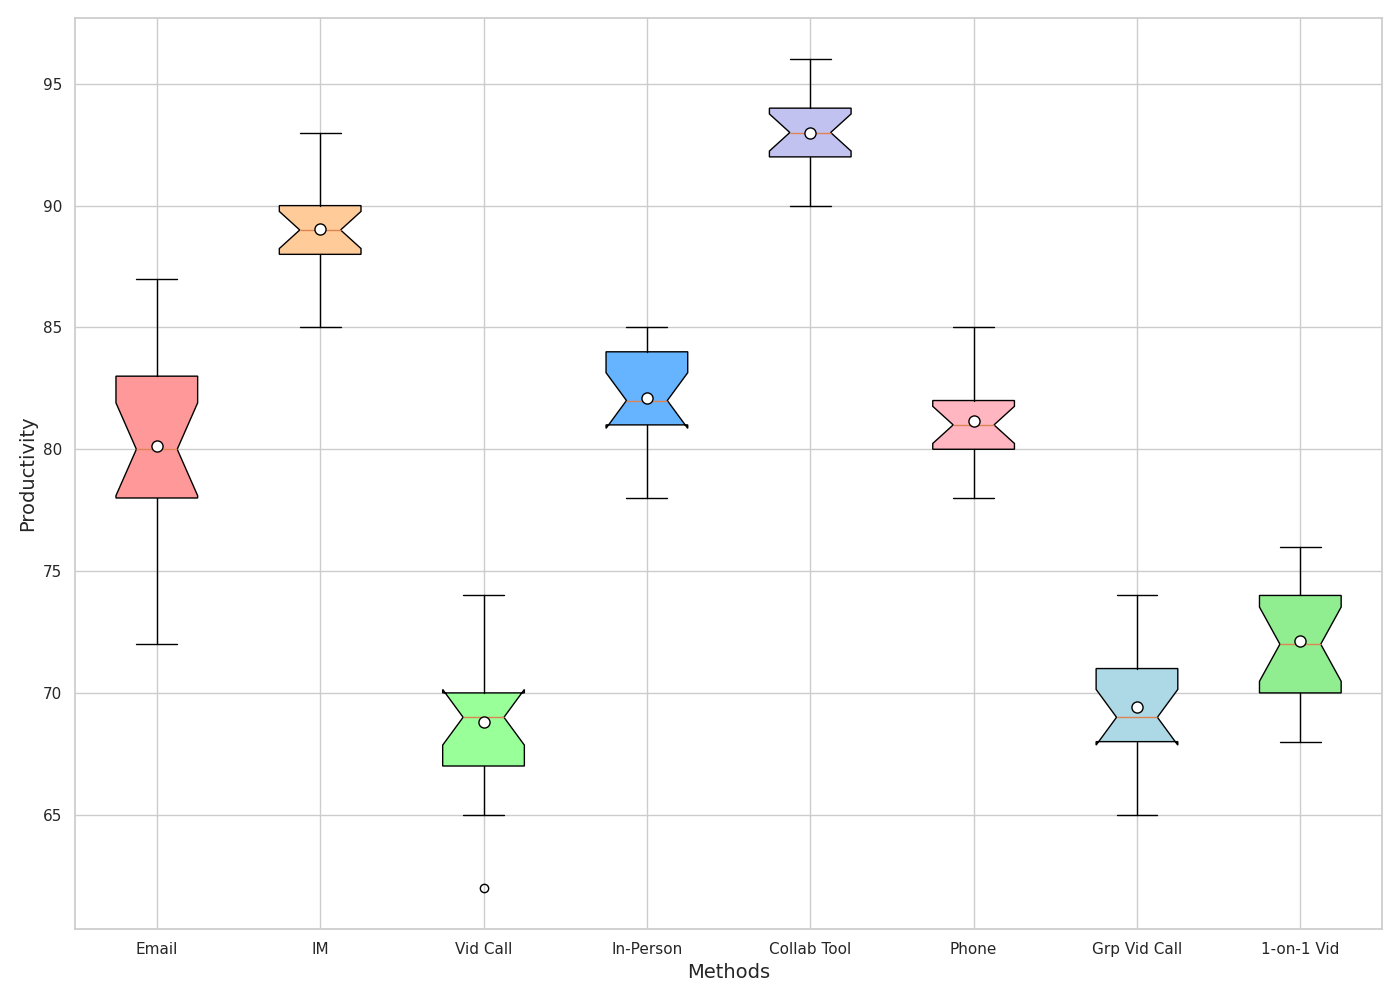

The Python source for this figure:
import matplotlib.pyplot as plt

communication_methods = [
    'Email', 'IM', 'Vid Call', 'In-Person',
    'Collab Tool', 'Phone', 'Grp Vid Call', '1-on-1 Vid'
]

productivity_scores = [
    [78, 72, 79, 75, 87, 76, 83, 80, 80, 84, 85, 78, 83, 79, 81, 80, 82],  # Emails
    [93, 90, 86, 89, 89, 90, 87, 88, 91, 85, 91, 88, 87, 90, 90, 88, 92],  # Instant Messaging
    [73, 65, 68, 62, 66, 69, 67, 74, 69, 72, 70, 71, 70, 68, 69, 70, 67],  # Video Calls
    [80, 79, 82, 83, 78, 84, 82, 80, 85, 84, 82, 81, 83, 83, 85, 81, 84],  # In-Person Meetings
    [95, 94, 91, 93, 95, 92, 94, 96, 92, 90, 93, 94, 92, 94, 91, 93, 92],  # Collaborative Tools
    [79, 78, 78, 84, 80, 81, 83, 80, 82, 82, 85, 81, 81, 79, 82, 80, 85],  # Phone Calls
    [68, 70, 69, 66, 70, 73, 73, 72, 71, 66, 74, 65, 67, 70, 69, 68, 69],  # Group Video Calls
    [76, 68, 71, 71, 74, 72, 72, 75, 74, 72, 73, 76, 75, 69, 69, 70, 69]   # One-on-One Video Calls
]

plt.figure(figsize=(14, 10))
box = plt.boxplot(
    productivity_scores,
    patch_artist=True,
    labels=communication_methods,
    notch=True,
    vert=True,
    showmeans=True,
    meanprops={"marker": "o", "markerfacecolor": "white", "markeredgecolor": "black", "markersize": 8}
)

colors = ['#FF9999', '#FFCC99', '#99FF99', '#66B3FF', '#C2C2F0', '#FFB6C1', '#ADD8E6', '#90EE90']
for patch, color in zip(box['boxes'], colors):
    patch.set_facecolor(color)

plt.xlabel('Methods', fontsize=14)
plt.ylabel('Productivity', fontsize=14)
plt.tight_layout()
plt.show()
